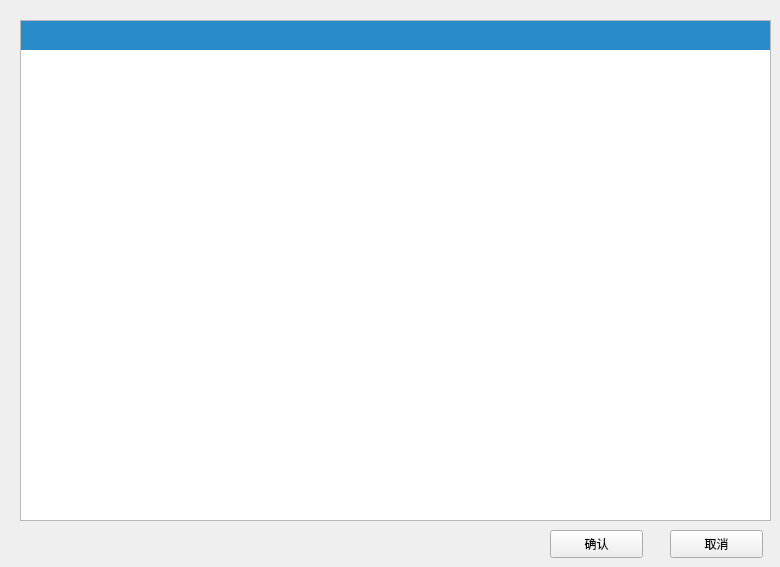
         <widget class="QWidget" name="Rehearsal_course_Page">
          <widget class="QTableView" name="Rehearsal_course_view">
           <property name="geometry">
            <rect>
             <x>20</x>
             <y>20</y>
             <width>751</width>
             <height>501</height>
            </rect>
           </property>
           <property name="styleSheet">
            <string notr="true">QTableView QTableCornerButton::section {
    color: white;/*文字颜色*/
    background-color: rgb(41, 139, 201);/*背景色*/
    border: 5px solid #418bc9;/*边框*/
    border-radius:0px;/*边框圆角*/
    border-color: rgb(41, 139, 201);/*边框颜色*/
    font: 10px;/*字体大小*/
    padding:0px 0 0 0px;/*内边距*/
 }

QHeaderView {
    color: white;
    font: bold 10pt;
    background-color: rgb(41, 139, 201);
    border: 0px solid rgb(144, 144, 144);
    border:0px solid rgb(191,191,191);
    border-left-color: rgba(255, 255, 255, 0);
    border-top-color: rgba(255, 255, 255, 0);
    border-radius:0px;
    min-height:29px;
}

QHeaderView::section {
    color: white;
    background-color:rgb(41, 139, 201);
    border: 5px solid #f6f7fa;
    border-radius:0px;
    border-color:rgb(41, 139, 201);
}</string>
           </property>
           <attribute name="verticalHeaderVisible">
            <bool>false</bool>
           </attribute>
          </widget>
          <widget class="QPushButton" name="pushButton_19">
           <property name="geometry">
            <rect>
             <x>670</x>
             <y>530</y>
             <width>93</width>
             <height>28</height>
            </rect>
           </property>
           <property name="text">
            <string>取消</string>
           </property>
          </widget>
          <widget class="QPushButton" name="pushButton_20">
           <property name="geometry">
            <rect>
             <x>550</x>
             <y>530</y>
             <width>93</width>
             <height>28</height>
            </rect>
           </property>
           <property name="text">
            <string>确认</string>
           </property>
          </widget>
         </widget>
